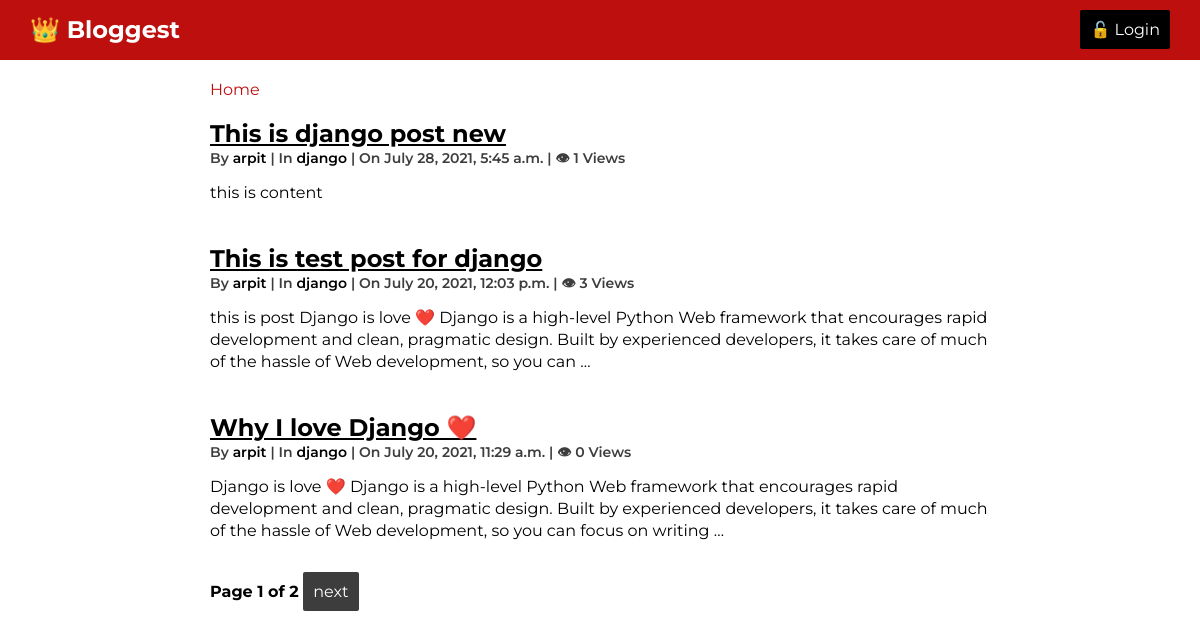
/, run on an earlier commit of the app's database.
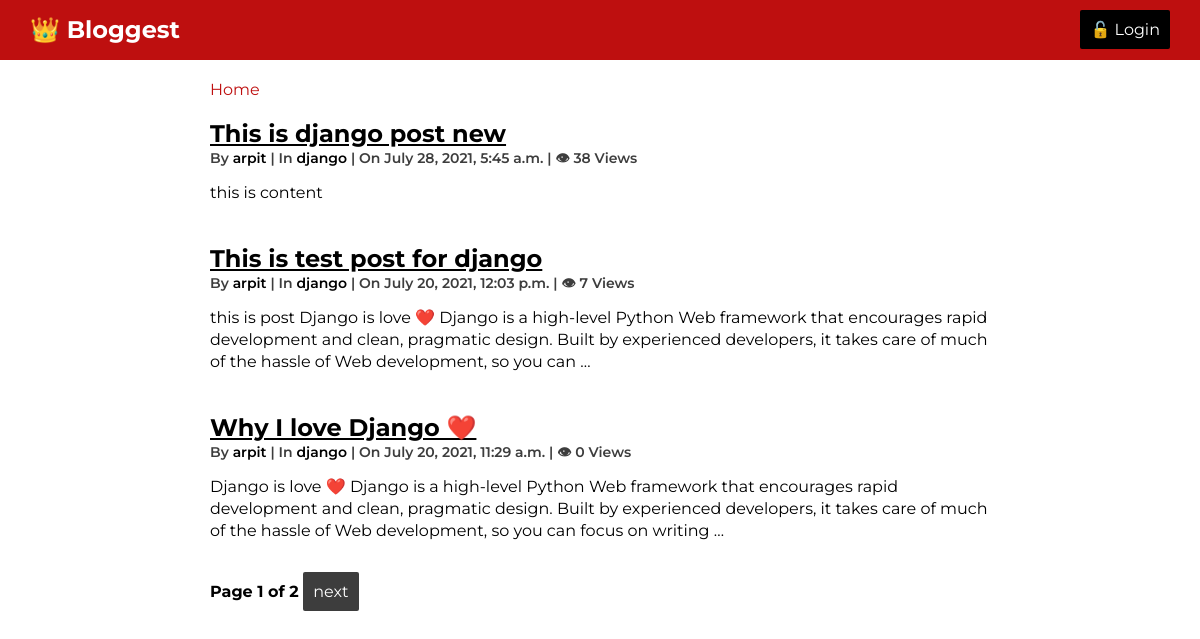
And on a later commit of the database.
### blog/models.py (models this page shows, shortened)
class Post(models.Model):
    title = models.CharField(max_length=200)
    content = models.TextField()
    pub_date = models.DateTimeField(auto_now_add=True)
    view_count = models.PositiveIntegerField(default=0)
    author = models.ForeignKey(User, on_delete=models.CASCADE)
    category = models.ForeignKey(Category, on_delete=models.CASCADE)

class Category(models.Model):
    name = models.CharField(max_length=100, unique=True)
    creator = models.ForeignKey(User, on_delete=models.CASCADE)
    class Meta:
        verbose_name_plural = "Categories"
    def __str__(self):
        return self.name

### blog/views.py (the view)
# urls.py: path('', views.Home.as_view(), name="home"),
class Home(ListView):
    model = Post
    template_name = "blog/home.html"
    context_object_name = 'posts'
    ordering = '-pub_date'
    paginate_by = 3

### templates/blog/home.html
{% extends 'base.html' %}
{% block content %}
    {% for post in posts %}
        <div class="blog-item">
            <h2>
                <a href="{% url 'post_detail' post.id %}">{{ post.title }}</a>
                </h2>
                <div class="info">
                    By <span><a href="#">{{ post.author }}</a></span> | In <span><a href="#">{{ post.category }}</a></span> | On <span>{{ post.pub_date }}</span> | &#x1f441 <span>{{ post.view_count }} Views</span>
                </div>
            <p>
                {{ post.content|truncatewords_html:40 }}
            </p>
        </div>
    {% empty %}
        <h4>There are no posts yet...</h4>
    {% endfor %}
    {% include 'blog/pagination_links.html' %}
{% endblock %}

What changed in the data, as far as the page shows it:
changed Post "This is django post new": view_count "1" → "38"
changed Post "This is test post for django": view_count "3" → "7"
